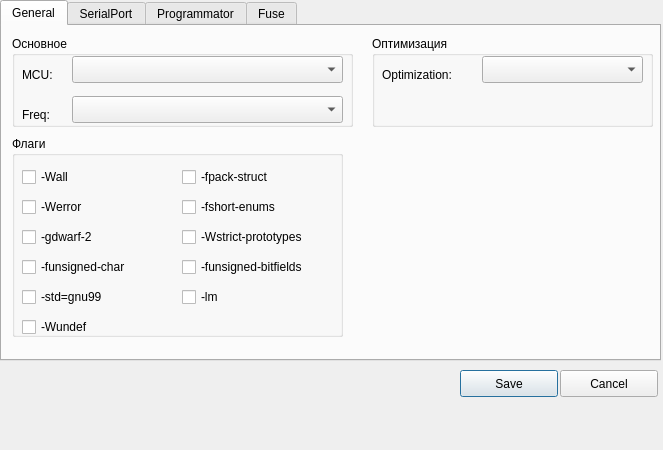
<?xml version="1.0" encoding="UTF-8"?>
<ui version="4.0">
 <class>Dialog</class>
 <widget class="QDialog" name="Dialog">
  <property name="geometry">
   <rect>
    <x>0</x>
    <y>0</y>
    <width>663</width>
    <height>450</height>
   </rect>
  </property>
  <property name="minimumSize">
   <size>
    <width>663</width>
    <height>450</height>
   </size>
  </property>
  <property name="maximumSize">
   <size>
    <width>663</width>
    <height>450</height>
   </size>
  </property>
  <property name="windowTitle">
   <string>Settings</string>
  </property>
  <widget class="QTabWidget" name="tabWidget">
   <property name="geometry">
    <rect>
     <x>0</x>
     <y>0</y>
     <width>661</width>
     <height>361</height>
    </rect>
   </property>
   <property name="currentIndex">
    <number>0</number>
   </property>
   <widget class="QWidget" name="tab">
    <attribute name="title">
     <string>General</string>
    </attribute>
    <widget class="QGroupBox" name="groupBox">
     <property name="geometry">
      <rect>
       <x>10</x>
       <y>10</y>
       <width>341</width>
       <height>91</height>
      </rect>
     </property>
     <property name="title">
      <string>Основное</string>
     </property>
     <widget class="QComboBox" name="mcu_box">
      <property name="geometry">
       <rect>
        <x>60</x>
        <y>20</y>
        <width>271</width>
        <height>27</height>
       </rect>
      </property>
     </widget>
     <widget class="QLabel" name="label">
      <property name="geometry">
       <rect>
        <x>10</x>
        <y>30</y>
        <width>66</width>
        <height>17</height>
       </rect>
      </property>
      <property name="text">
       <string>MCU:</string>
      </property>
     </widget>
     <widget class="QLabel" name="label_2">
      <property name="geometry">
       <rect>
        <x>10</x>
        <y>70</y>
        <width>66</width>
        <height>17</height>
       </rect>
      </property>
      <property name="text">
       <string>Freq:</string>
      </property>
     </widget>
     <widget class="QComboBox" name="freq_box">
      <property name="geometry">
       <rect>
        <x>60</x>
        <y>60</y>
        <width>271</width>
        <height>27</height>
       </rect>
      </property>
     </widget>
    </widget>
    <widget class="QGroupBox" name="groupBox_2">
     <property name="geometry">
      <rect>
       <x>10</x>
       <y>110</y>
       <width>331</width>
       <height>201</height>
      </rect>
     </property>
     <property name="title">
      <string>Флаги</string>
     </property>
     <widget class="QCheckBox" name="WallBox">
      <property name="geometry">
       <rect>
        <x>10</x>
        <y>30</y>
        <width>97</width>
        <height>22</height>
       </rect>
      </property>
      <property name="text">
       <string>-Wall</string>
      </property>
     </widget>
     <widget class="QCheckBox" name="WerrorBox">
      <property name="geometry">
       <rect>
        <x>10</x>
        <y>60</y>
        <width>97</width>
        <height>22</height>
       </rect>
      </property>
      <property name="text">
       <string>-Werror</string>
      </property>
     </widget>
     <widget class="QCheckBox" name="gdwarfBox">
      <property name="geometry">
       <rect>
        <x>10</x>
        <y>90</y>
        <width>97</width>
        <height>22</height>
       </rect>
      </property>
      <property name="text">
       <string>-gdwarf-2</string>
      </property>
     </widget>
     <widget class="QCheckBox" name="funsignedBox">
      <property name="geometry">
       <rect>
        <x>10</x>
        <y>120</y>
        <width>131</width>
        <height>22</height>
       </rect>
      </property>
      <property name="text">
       <string>-funsigned-char</string>
      </property>
     </widget>
     <widget class="QCheckBox" name="gnu99Box">
      <property name="geometry">
       <rect>
        <x>10</x>
        <y>150</y>
        <width>101</width>
        <height>22</height>
       </rect>
      </property>
      <property name="text">
       <string>-std=gnu99</string>
      </property>
     </widget>
     <widget class="QCheckBox" name="wundefBox">
      <property name="geometry">
       <rect>
        <x>10</x>
        <y>180</y>
        <width>97</width>
        <height>22</height>
       </rect>
      </property>
      <property name="text">
       <string>-Wundef</string>
      </property>
     </widget>
     <widget class="QCheckBox" name="fpackBox">
      <property name="geometry">
       <rect>
        <x>170</x>
        <y>30</y>
        <width>111</width>
        <height>22</height>
       </rect>
      </property>
      <property name="text">
       <string>-fpack-struct</string>
      </property>
     </widget>
     <widget class="QCheckBox" name="fshortBox">
      <property name="geometry">
       <rect>
        <x>170</x>
        <y>60</y>
        <width>121</width>
        <height>22</height>
       </rect>
      </property>
      <property name="text">
       <string>-fshort-enums</string>
      </property>
     </widget>
     <widget class="QCheckBox" name="wstrictBox">
      <property name="geometry">
       <rect>
        <x>170</x>
        <y>90</y>
        <width>161</width>
        <height>22</height>
       </rect>
      </property>
      <property name="text">
       <string>-Wstrict-prototypes</string>
      </property>
     </widget>
     <widget class="QCheckBox" name="funsignBox">
      <property name="geometry">
       <rect>
        <x>170</x>
        <y>120</y>
        <width>151</width>
        <height>22</height>
       </rect>
      </property>
      <property name="text">
       <string>-funsigned-bitfields</string>
      </property>
     </widget>
     <widget class="QCheckBox" name="checkBox">
      <property name="geometry">
       <rect>
        <x>170</x>
        <y>150</y>
        <width>97</width>
        <height>22</height>
       </rect>
      </property>
      <property name="text">
       <string>-lm</string>
      </property>
     </widget>
    </widget>
    <widget class="QGroupBox" name="groupBox_3">
     <property name="geometry">
      <rect>
       <x>370</x>
       <y>10</y>
       <width>281</width>
       <height>91</height>
      </rect>
     </property>
     <property name="title">
      <string>Оптимизация</string>
     </property>
     <widget class="QComboBox" name="optimizBox">
      <property name="geometry">
       <rect>
        <x>110</x>
        <y>20</y>
        <width>161</width>
        <height>27</height>
       </rect>
      </property>
     </widget>
     <widget class="QLabel" name="label_3">
      <property name="geometry">
       <rect>
        <x>10</x>
        <y>30</y>
        <width>101</width>
        <height>17</height>
       </rect>
      </property>
      <property name="text">
       <string>Optimization:</string>
      </property>
     </widget>
    </widget>
   </widget>
   <widget class="QWidget" name="tab_4">
    <attribute name="title">
     <string>SerialPort</string>
    </attribute>
    <widget class="QGroupBox" name="groupBox_4">
     <property name="geometry">
      <rect>
       <x>10</x>
       <y>10</y>
       <width>271</width>
       <height>121</height>
      </rect>
     </property>
     <property name="title">
      <string>Основное</string>
     </property>
     <widget class="QLabel" name="label_5">
      <property name="geometry">
       <rect>
        <x>10</x>
        <y>60</y>
        <width>66</width>
        <height>17</height>
       </rect>
      </property>
      <property name="text">
       <string>Скорость</string>
      </property>
     </widget>
     <widget class="QLabel" name="label_6">
      <property name="geometry">
       <rect>
        <x>10</x>
        <y>90</y>
        <width>66</width>
        <height>17</height>
       </rect>
      </property>
      <property name="text">
       <string>Четность</string>
      </property>
     </widget>
     <widget class="QLabel" name="label_4">
      <property name="geometry">
       <rect>
        <x>10</x>
        <y>30</y>
        <width>66</width>
        <height>17</height>
       </rect>
      </property>
      <property name="text">
       <string>Порт</string>
      </property>
     </widget>
     <widget class="QComboBox" name="portBox">
      <property name="geometry">
       <rect>
        <x>80</x>
        <y>20</y>
        <width>181</width>
        <height>27</height>
       </rect>
      </property>
     </widget>
     <widget class="QComboBox" name="speedBox">
      <property name="geometry">
       <rect>
        <x>80</x>
        <y>50</y>
        <width>181</width>
        <height>27</height>
       </rect>
      </property>
     </widget>
     <widget class="QComboBox" name="parityBox">
      <property name="geometry">
       <rect>
        <x>80</x>
        <y>80</y>
        <width>181</width>
        <height>27</height>
       </rect>
      </property>
     </widget>
    </widget>
   </widget>
   <widget class="QWidget" name="tab_2">
    <attribute name="title">
     <string>Programmator</string>
    </attribute>
   </widget>
   <widget class="QWidget" name="tab_3">
    <attribute name="title">
     <string>Fuse</string>
    </attribute>
   </widget>
  </widget>
  <widget class="QPushButton" name="saveButton">
   <property name="geometry">
    <rect>
     <x>460</x>
     <y>370</y>
     <width>98</width>
     <height>27</height>
    </rect>
   </property>
   <property name="text">
    <string>Save</string>
   </property>
  </widget>
  <widget class="QPushButton" name="cancelButton">
   <property name="geometry">
    <rect>
     <x>560</x>
     <y>370</y>
     <width>98</width>
     <height>27</height>
    </rect>
   </property>
   <property name="text">
    <string>Cancel</string>
   </property>
  </widget>
 </widget>
 <resources/>
 <connections/>
</ui>
